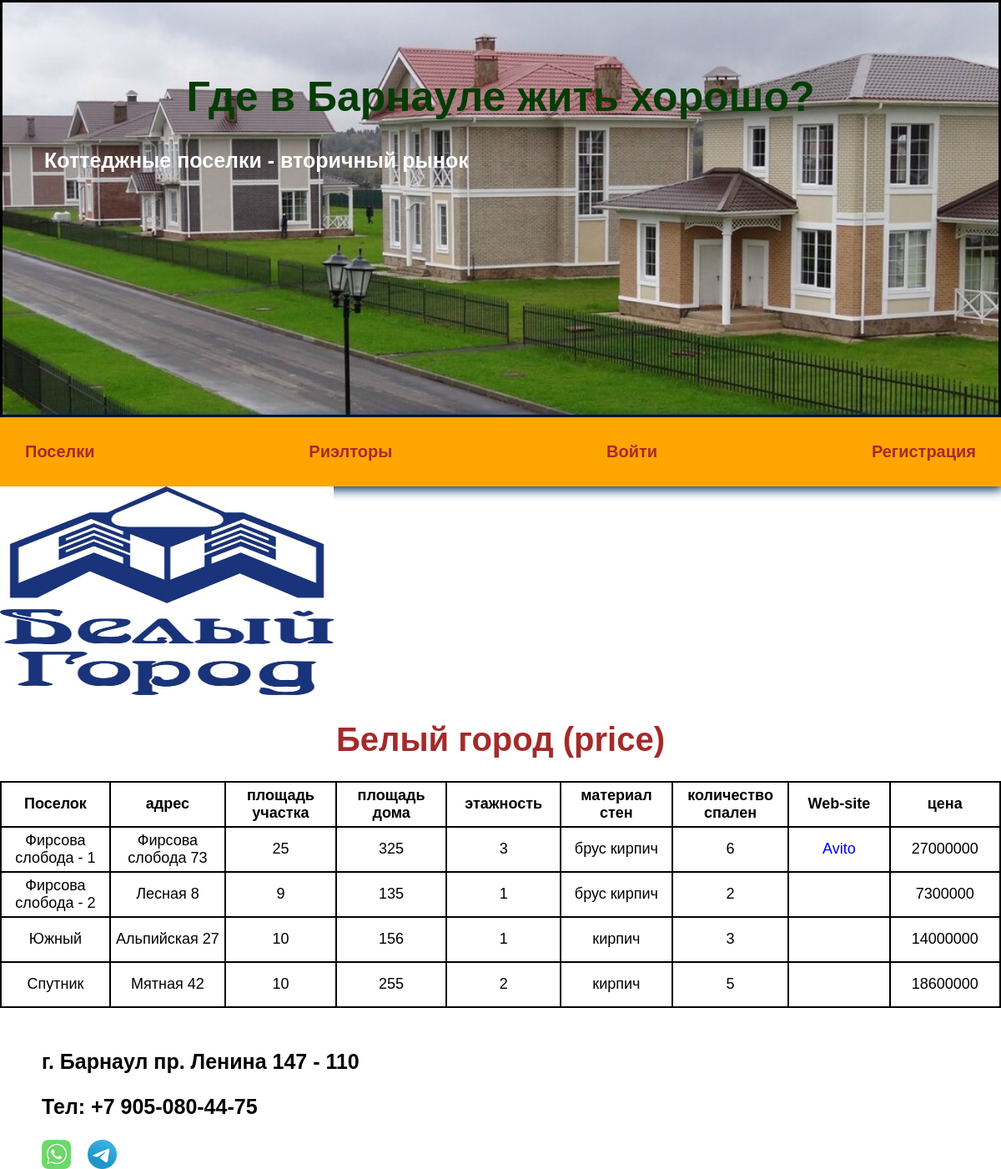
Screenshot of /realtors/realtor/16/ with the database file from the repository.
### realtors/models.py (models this page shows, shortened)
class Realtor(models.Model):
    title = models.CharField(max_length=100)
    office_adress = models.CharField(max_length=200)
    description = models.TextField(blank=True)
    featured_image = models.ImageField(upload_to="realtors", blank=True, default="default.jpg")
    experience = models.IntegerField(default=0)
    contacts = models.CharField(max_length=200, blank=True)
    website = models.CharField(max_length=400, blank=True)
    whatsapp = models.CharField(max_length=100, blank=True)
    telegram = models.CharField(max_length=100, blank=True)
    class Meta:
        ordering = ['title']
        verbose_name = 'риелтор'
        verbose_name_plural = 'риелторы'

class Cottage(models.Model):
    rlt = models.ForeignKey(Realtor, on_delete=models.CASCADE)
    village = models.CharField(max_length=100)
    adress = models.CharField(max_length=200)
    land_area = models.IntegerField(default=0)
    house_area = models.IntegerField(default=0)
    floors = models.IntegerField(default=1)
    walls = models.CharField(max_length=100)
    bedrooms = models.IntegerField(default=1)
    web_site = models.CharField(max_length=200, blank=True)
    price = models.IntegerField(default=0)
    def __str__(self):
        return self.adress
    class Meta:
        verbose_name = 'коттедж'
        verbose_name_plural = 'коттеджи'

### realtors/views.py (the view)
# urls.py: path('realtor/<str:pk>/', views.realtor, name="realtor"),
def realtor(request, pk):
    realtor.obj = Realtor.objects.get(id=pk)
    cottages = Cottage.objects.filter(rlt=pk)
    if request.user.is_authenticated:
        numb = request.user.profile.realt.id
    else:
        numb = 0
    print(numb)
    print(pk)
    context = {
        'realtor': realtor.obj,
        'cottages': cottages,
        'numb': int(numb),
        'pk': int(pk)
    }
    print(cottages, pk)
    return render(request, 'realtors/one_realtor.html', context)

### realtors/templates/realtors/one_realtor.html (shortened to what this page needs)
{% extends 'villages/base.html' %}
{% block content %}
<img class="image_card" src="{{ realtor.featured_image.url }}" alt="image_card">
<h1>{{ realtor.title }} (price)</h1>
<div class="tab">
<table>
    <thead>
    <tr>
        <th>Поселок</th>
        <th>адрес</th>
        <th>площадь участка</th>
        <th>площадь дома</th>
        <th>этажность</th>
        <th>материал стен</th>
        <th>количество спален</th>
        <th>Web-site</th>
        <th>цена</th>
    </tr>
    </thead>
    <tbody>
    {% for cottage in cottages %}
    <tr>
        <td>{{ cottage.village }}</td>
        <td>{{ cottage.adress }}</td>
        <td>{{ cottage.land_area }}</td>
        <td>{{ cottage.house_area }}</td>
        <td>{{ cottage.floors }}</td>
        <td>{{ cottage.walls }}</td>
        <td>{{ cottage.bedrooms }}</td>
        {% if cottage.web_site %}
        <td>
            <a href="{{ cottage.web_site }}" target="_blank">Avito</a>
        </td>
        {% else %}
        <td>{{ cottage.web_site }}</td>
        {% endif %}
        <td>{{ cottage.price }}</td>
    </tr>
    {% endfor %}
    </tbody>
</table>
    <div class="realtor-contact">
        <p>{{ realtor.office_adress }}</p>
        <p>Тел: {{ realtor.contacts }}</p>
        <a class="whatsapp-label" href="https://web.whatsapp.com/"></a>
        <a class="telegram-label" href="https://t.me/+79050804475"></a>
    </div>
</div>
{% endblock %}

### realtors/static/css/style.css (style rules this page uses)
body { padding: 0; margin: 0; font-family: Arial, Helvetica, sans-serif; }
h1 { text-align: center; font-size: 40px; color: brown; }
a { text-decoration: none; }
.image_card { width: 400px; height: 250px; }
table { margin: 0 auto; border-collapse: collapse; text-align: center; font-size: 18px; }
th, td { width: 150px; height: 50px; border: 2px solid black }
.realtor-contact { margin: 50px; font-weight: bold; font-size: 25px; }
.whatsapp-label { width: 35px; height: 35px; float: left; margin-right: 20px; background: url(../realtors/wa-logo.png) no-repeat center top / cover; }
.telegram-label { width: 35px; height: 35px; float: left; margin-right: 20px; background: url(../realtors/tg-logo.png) no-repeat center top / cover; }

### rows the page displays
Realtor: featured_image (picture), title "Белый город", office_adress "г. Барнаул пр. Ленина 147 - 110", contacts "+7 905-080-44-75"
Cottage: village "Фирсова слобода - 1", adress "Фирсова слобода 73", land_area "25", house_area "325", floors "3", walls "брус кирпич", bedrooms "6", price "27000000"
Cottage: village "Фирсова слобода - 2", adress "Лесная 8", land_area "9", house_area "135", floors "1", walls "брус кирпич", bedrooms "2", price "7300000"
Cottage: village "Южный", adress "Альпийская 27", land_area "10", house_area "156", floors "1", walls "кирпич", bedrooms "3", price "14000000"
Cottage: village "Спутник", adress "Мятная 42", land_area "10", house_area "255", floors "2", walls "кирпич", bedrooms "5", price "18600000"
